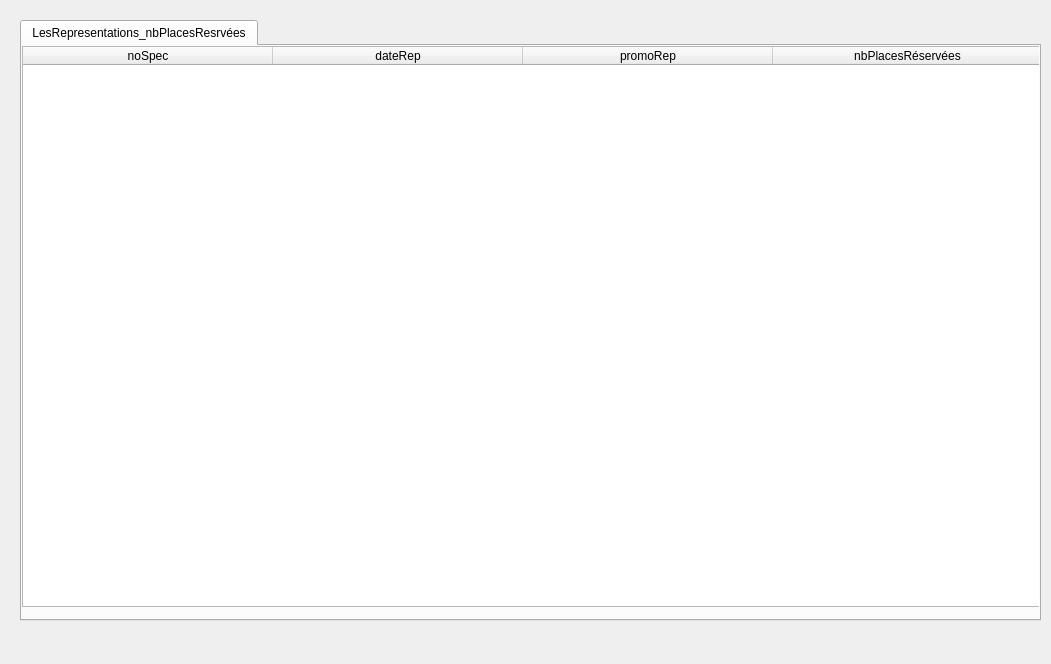
<?xml version="1.0" encoding="UTF-8"?>
<ui version="4.0">
 <class>Form</class>
 <widget class="QWidget" name="Form">
  <property name="geometry">
   <rect>
    <x>0</x>
    <y>0</y>
    <width>1051</width>
    <height>664</height>
   </rect>
  </property>
  <property name="windowTitle">
   <string>Les Representations avec le nombre de places réservées</string>
  </property>
  <widget class="QTabWidget" name="tabWidget">
   <property name="geometry">
    <rect>
     <x>20</x>
     <y>20</y>
     <width>1021</width>
     <height>601</height>
    </rect>
   </property>
   <property name="currentIndex">
    <number>0</number>
   </property>
   <widget class="QWidget" name="tache_2">
    <attribute name="title">
     <string>LesRepresentations_nbPlacesResrvées</string>
    </attribute>
    <widget class="QTableWidget" name="table_tache_2">
     <property name="geometry">
      <rect>
       <x>0</x>
       <y>0</y>
       <width>1021</width>
       <height>561</height>
      </rect>
     </property>
     <property name="sizePolicy">
      <sizepolicy hsizetype="Expanding" vsizetype="Expanding">
       <horstretch>0</horstretch>
       <verstretch>0</verstretch>
      </sizepolicy>
     </property>
     <property name="minimumSize">
      <size>
       <width>0</width>
       <height>400</height>
      </size>
     </property>
     <property name="baseSize">
      <size>
       <width>0</width>
       <height>0</height>
      </size>
     </property>
     <property name="layoutDirection">
      <enum>Qt::LeftToRight</enum>
     </property>
     <property name="columnCount">
      <number>4</number>
     </property>
     <attribute name="horizontalHeaderCascadingSectionResizes">
      <bool>true</bool>
     </attribute>
     <attribute name="horizontalHeaderDefaultSectionSize">
      <number>250</number>
     </attribute>
     <attribute name="horizontalHeaderHighlightSections">
      <bool>true</bool>
     </attribute>
     <attribute name="horizontalHeaderMinimumSectionSize">
      <number>50</number>
     </attribute>
     <attribute name="horizontalHeaderStretchLastSection">
      <bool>true</bool>
     </attribute>
     <attribute name="verticalHeaderVisible">
      <bool>false</bool>
     </attribute>
     <column>
      <property name="text">
       <string>noSpec</string>
      </property>
     </column>
     <column>
      <property name="text">
       <string>dateRep</string>
      </property>
     </column>
     <column>
      <property name="text">
       <string>promoRep</string>
      </property>
     </column>
     <column>
      <property name="text">
       <string>nbPlacesRéservées</string>
      </property>
     </column>
    </widget>
   </widget>
  </widget>
  <widget class="QLabel" name="label_tache_2">
   <property name="geometry">
    <rect>
     <x>19</x>
     <y>630</y>
     <width>971</width>
     <height>20</height>
    </rect>
   </property>
   <property name="palette">
    <palette>
     <active>
      <colorrole role="WindowText">
       <brush brushstyle="SolidPattern">
        <color alpha="255">
         <red>255</red>
         <green>0</green>
         <blue>0</blue>
        </color>
       </brush>
      </colorrole>
     </active>
     <inactive>
      <colorrole role="WindowText">
       <brush brushstyle="SolidPattern">
        <color alpha="255">
         <red>255</red>
         <green>0</green>
         <blue>0</blue>
        </color>
       </brush>
      </colorrole>
     </inactive>
     <disabled>
      <colorrole role="WindowText">
       <brush brushstyle="SolidPattern">
        <color alpha="255">
         <red>120</red>
         <green>120</green>
         <blue>120</blue>
        </color>
       </brush>
      </colorrole>
     </disabled>
    </palette>
   </property>
   <property name="text">
    <string/>
   </property>
   <property name="alignment">
    <set>Qt::AlignCenter</set>
   </property>
  </widget>
 </widget>
 <resources/>
 <connections/>
</ui>
